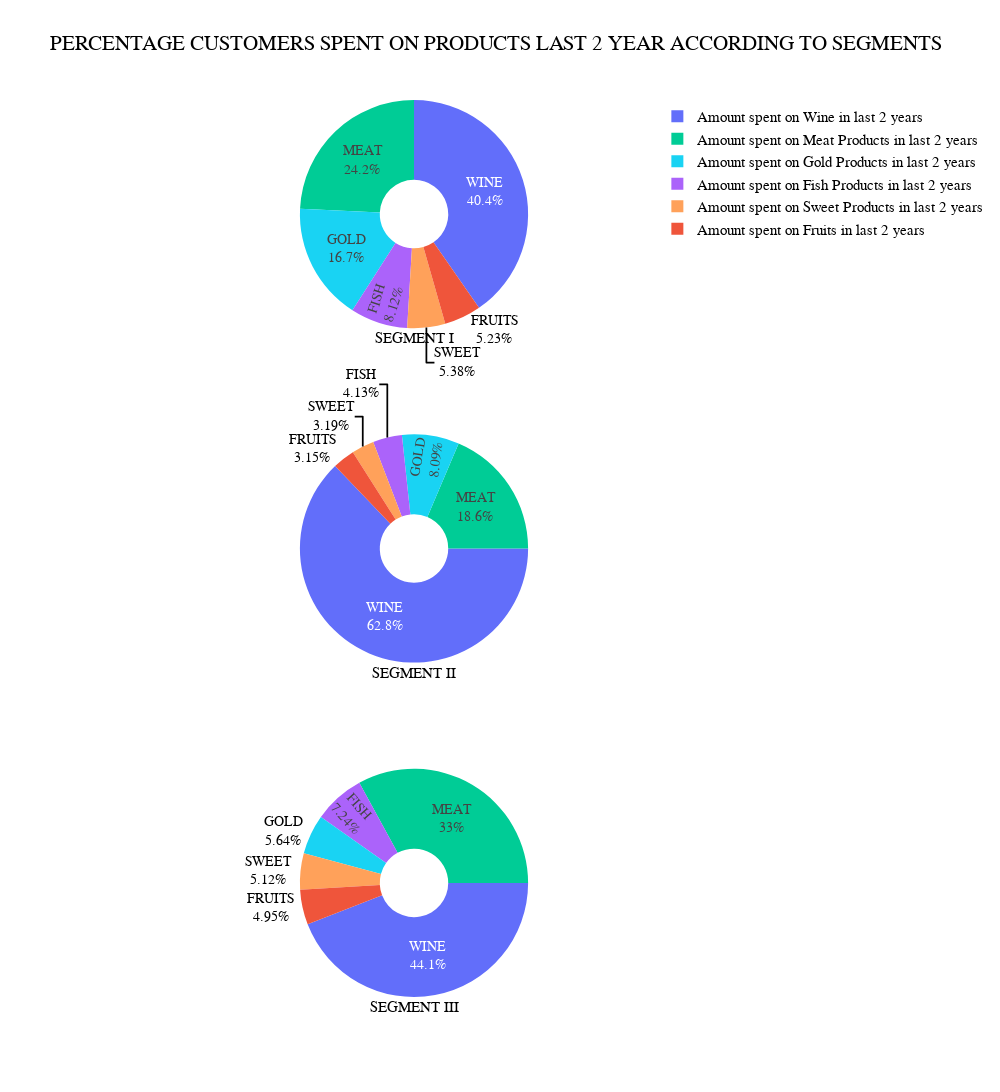

The code cell stored with this chart in its notebook:
### Code cell
fig = make_subplots(rows=3,
                    cols=1,
                    specs=[[{"type": "domain"}],
                                          [{"type": "domain"}],
                                            [{"type": "domain"}]])

colors= ["#626EFA",
         "#EF553B",
         "#00CC96",
         "#AB63FA",
         "#FFA15A",
         "#19D3F3"]


labels=["Amount spent on Wine in last 2 years",
        "Amount spent on Fruits in last 2 years",
       "Amount spent on Meat Products in last 2 years",
       "Amount spent on Fish Products in last 2 years",
        "Amount spent on Sweet Products in last 2 years",
        "Amount spent on Gold Products in last 2 years"
       ]


fig.add_trace(go.Pie(labels=labels,
                     values=[segment1["MntWines"].sum(),
                             segment1["MntFruits"].sum(),
                             segment1["MntMeatProducts"].sum(),
                             segment1["MntFishProducts"].sum(),
                             segment1["MntSweetProducts"].sum(),
                             segment1["MntGoldProds"].sum()],
                     name="SEGMENT I",
                     title="SEGMENT I",
                     titleposition="bottom center",
                     text=["WINE", "FRUITS", "MEAT", "FISH", "SWEET", "GOLD"],
                     textinfo="percent + text",
                     textfont_size=14,
                     hole = 0.3,
                     marker_colors= colors),
              row=1,
              col=1)

fig.add_trace(go.Pie(labels=labels,
                     values=[segment2["MntWines"].sum(),
                             segment2["MntFruits"].sum(),
                             segment2["MntMeatProducts"].sum(),
                             segment2["MntFishProducts"].sum(),
                             segment2["MntSweetProducts"].sum(),
                             segment2["MntGoldProds"].sum()],
                     name="SEGMENT II",
                     title="SEGMENT II",
                     titleposition="bottom center",
                     text=["WINE", "FRUITS", "MEAT", "FISH", "SWEET", "GOLD"],
                     textinfo="percent + text",
                     rotation=90,
                     textfont_size=14,
                     hole = 0.3,
                     marker_colors= colors),
              row=2,
              col=1)

fig.add_trace(go.Pie(labels=labels,
                     values=[segment3["MntWines"].sum(),
                             segment3["MntFruits"].sum(),
                             segment3["MntMeatProducts"].sum(),
                             segment3["MntFishProducts"].sum(),
                             segment3["MntSweetProducts"].sum(),
                             segment3["MntGoldProds"].sum()],
                     name="SEGMENT III",
                     title="SEGMENT III",
                     titleposition="bottom center",
                     text=["WINE", "FRUITS", "MEAT", "FISH", "SWEET", "GOLD"],
                     rotation=90,
                     textinfo="percent + text",
                     textfont_size=14,
                     hole = 0.3,
                     marker_colors= colors),
              row=3,
              col=1)

fig.update_layout(height=1300,
                  width=1000,
                  title_text="PERCENTAGE CUSTOMERS SPENT ON PRODUCTS LAST 2 YEAR ACCORDING TO SEGMENTS",
                  font_family = 'TimesNewRoman',
                  font_size = 15,
                  font_color= "black",
                 )

fig.show()

### Figure 1 — Plotly figure (JSON) as saved in the notebook; plotly's stock layout.template omitted (floating-point values rounded to 4 significant figures)
{"data": [{"domain": {"x": [0.0, 1.0], "y": [0.7333, 1.0]}, "hole": 0.3, "labels": ["Amount spent on Wine in last 2 years", "Amount spent on Fruits in last 2 years", "Amount spent on Meat Products in last 2 years", "Amount spent on Fish Products in last 2 years", "Amount spent on Sweet Products in last 2 years", "Amount spent on Gold Products in last 2 years"], "marker": {"colors": ["#626EFA", "#EF553B", "#00CC96", "#AB63FA", "#FFA15A", "#19D3F3"]}, "name": "SEGMENT I", "text": ["WINE", "FRUITS", "MEAT", "FISH", "SWEET", "GOLD"], "textfont": {"size": 14}, "textinfo": "percent+text", "title": {"position": "bottom center", "text": "SEGMENT I"}, "type": "pie", "values": [38768, 5022, 23285, 7798, 5166, 16036]}, {"domain": {"x": [0.0, 1.0], "y": [0.3667, 0.6333]}, "hole": 0.3, "labels": ["Amount spent on Wine in last 2 years", "Amount spent on Fruits in last 2 years", "Amount spent on Meat Products in last 2 years", "Amount spent on Fish Products in last 2 years", "Amount spent on Sweet Products in last 2 years", "Amount spent on Gold Products in last 2 years"], "marker": {"colors": ["#626EFA", "#EF553B", "#00CC96", "#AB63FA", "#FFA15A", "#19D3F3"]}, "name": "SEGMENT II", "rotation": 90, "text": ["WINE", "FRUITS", "MEAT", "FISH", "SWEET", "GOLD"], "textfont": {"size": 14}, "textinfo": "percent+text", "title": {"position": "bottom center", "text": "SEGMENT II"}, "type": "pie", "values": [296099, 14824, 87656, 19438, 15011, 38112]}, {"domain": {"x": [0.0, 1.0], "y": [0.0, 0.2667]}, "hole": 0.3, "labels": ["Amount spent on Wine in last 2 years", "Amount spent on Fruits in last 2 years", "Amount spent on Meat Products in last 2 years", "Amount spent on Fish Products in last 2 years", "Amount spent on Sweet Products in last 2 years", "Amount spent on Gold Products in last 2 years"], "marker": {"colors": ["#626EFA", "#EF553B", "#00CC96", "#AB63FA", "#FFA15A", "#19D3F3"]}, "name": "SEGMENT III", "rotation": 90, "text": ["WINE", "FRUITS", "MEAT", "FISH", "SWEET", "GOLD"], "textfont": {"size": 14}, "textinfo": "percent+text", "title": {"position": "bottom center", "text": "SEGMENT III"}, "type": "pie", "values": [344554, 38704, 257501, 56552, 39979, 44073]}], "layout": {"font": {"color": "black", "family": "TimesNewRoman", "size": 15}, "height": 1300, "title": {"text": "PERCENTAGE CUSTOMERS SPENT ON PRODUCTS LAST 2 YEAR ACCORDING TO SEGMENTS"}, "width": 1000}}
